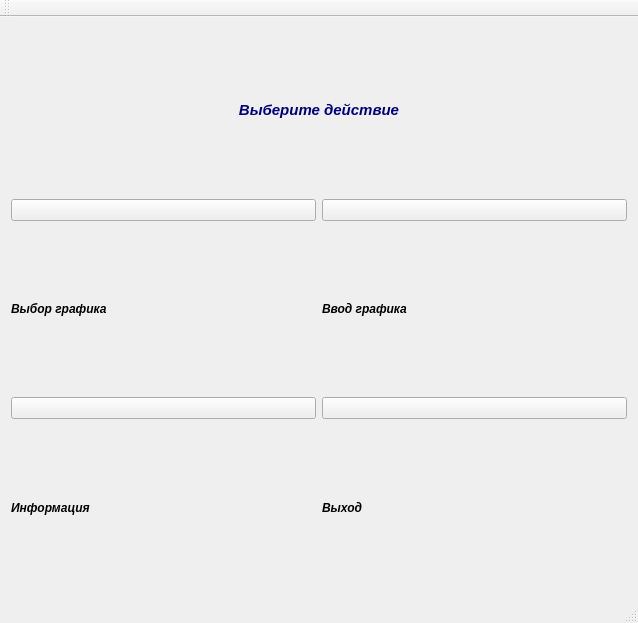
<?xml version="1.0" encoding="UTF-8"?>
<ui version="4.0">
 <class>MainWindow</class>
 <widget class="QMainWindow" name="MainWindow">
  <property name="geometry">
   <rect>
    <x>0</x>
    <y>0</y>
    <width>638</width>
    <height>623</height>
   </rect>
  </property>
  <property name="cursor">
   <cursorShape>CrossCursor</cursorShape>
  </property>
  <property name="windowTitle">
   <string>Главное меню</string>
  </property>
  <property name="iconSize">
   <size>
    <width>100</width>
    <height>150</height>
   </size>
  </property>
  <widget class="QWidget" name="centralWidget">
   <layout class="QGridLayout" name="gridLayout">
    <item row="0" column="0" colspan="2">
     <widget class="QLabel" name="label">
      <property name="font">
       <font>
        <family>Ubuntu</family>
        <weight>75</weight>
        <italic>true</italic>
        <bold>true</bold>
       </font>
      </property>
      <property name="text">
       <string>&lt;!DOCTYPE HTML PUBLIC &quot;-//W3C//DTD HTML 4.0//EN&quot; &quot;http://www.w3.org/TR/REC-html40/strict.dtd&quot;&gt;
&lt;html&gt;&lt;head&gt;&lt;meta name=&quot;qrichtext&quot; content=&quot;1&quot; /&gt;&lt;style type=&quot;text/css&quot;&gt;
p, li { white-space: pre-wrap; }
&lt;/style&gt;&lt;/head&gt;&lt;body style=&quot; font-family:'Ubuntu'; font-size:11pt; font-weight:600; font-style:italic;&quot;&gt;
&lt;p align=&quot;center&quot; style=&quot; margin-top:0px; margin-bottom:0px; margin-left:0px; margin-right:0px; -qt-block-indent:0; text-indent:0px;&quot;&gt;&lt;span style=&quot; color:#00007f;&quot;&gt;Выберите действие&lt;/span&gt;&lt;/p&gt;&lt;/body&gt;&lt;/html&gt;</string>
      </property>
     </widget>
    </item>
    <item row="1" column="0">
     <widget class="QPushButton" name="pushButton">
      <property name="text">
       <string/>
      </property>
      <property name="icon">
       <iconset resource="Res/Res.qrc">
        <normaloff>:/Res/220px-Par.png</normaloff>:/Res/220px-Par.png</iconset>
      </property>
      <property name="iconSize">
       <size>
        <width>270</width>
        <height>200</height>
       </size>
      </property>
     </widget>
    </item>
    <item row="1" column="1">
     <widget class="QPushButton" name="pushButton_2">
      <property name="text">
       <string/>
      </property>
      <property name="icon">
       <iconset resource="Res/Res.qrc">
        <normaloff>:/Res/2094_p8_2.png</normaloff>:/Res/2094_p8_2.png</iconset>
      </property>
      <property name="iconSize">
       <size>
        <width>300</width>
        <height>200</height>
       </size>
      </property>
     </widget>
    </item>
    <item row="2" column="0">
     <widget class="QLabel" name="label_2">
      <property name="font">
       <font>
        <weight>75</weight>
        <italic>true</italic>
        <bold>true</bold>
       </font>
      </property>
      <property name="text">
       <string>Выбор графика</string>
      </property>
     </widget>
    </item>
    <item row="2" column="1">
     <widget class="QLabel" name="label_3">
      <property name="font">
       <font>
        <weight>75</weight>
        <italic>true</italic>
        <bold>true</bold>
       </font>
      </property>
      <property name="text">
       <string>Ввод графика</string>
      </property>
     </widget>
    </item>
    <item row="3" column="0">
     <widget class="QPushButton" name="pushButton_4">
      <property name="text">
       <string/>
      </property>
      <property name="icon">
       <iconset resource="Res/Res.qrc">
        <normaloff>:/Res/information.png</normaloff>:/Res/information.png</iconset>
      </property>
      <property name="iconSize">
       <size>
        <width>250</width>
        <height>200</height>
       </size>
      </property>
     </widget>
    </item>
    <item row="4" column="0">
     <widget class="QLabel" name="label_4">
      <property name="font">
       <font>
        <weight>75</weight>
        <italic>true</italic>
        <bold>true</bold>
       </font>
      </property>
      <property name="text">
       <string>Информация</string>
      </property>
     </widget>
    </item>
    <item row="4" column="1">
     <widget class="QLabel" name="label_5">
      <property name="font">
       <font>
        <weight>75</weight>
        <italic>true</italic>
        <bold>true</bold>
       </font>
      </property>
      <property name="text">
       <string>Выход</string>
      </property>
     </widget>
    </item>
    <item row="3" column="1">
     <widget class="QPushButton" name="pushButton_3">
      <property name="text">
       <string/>
      </property>
      <property name="icon">
       <iconset resource="Res/Res.qrc">
        <normaloff>:/Res/1288364204.png</normaloff>:/Res/1288364204.png</iconset>
      </property>
      <property name="iconSize">
       <size>
        <width>300</width>
        <height>200</height>
       </size>
      </property>
     </widget>
    </item>
   </layout>
  </widget>
  <widget class="QMenuBar" name="menuBar">
   <property name="geometry">
    <rect>
     <x>0</x>
     <y>0</y>
     <width>638</width>
     <height>25</height>
    </rect>
   </property>
  </widget>
  <widget class="QToolBar" name="mainToolBar">
   <attribute name="toolBarArea">
    <enum>TopToolBarArea</enum>
   </attribute>
   <attribute name="toolBarBreak">
    <bool>false</bool>
   </attribute>
  </widget>
  <widget class="QStatusBar" name="statusBar"/>
 </widget>
 <layoutdefault spacing="6" margin="11"/>
 <resources>
  <include location="Res/Res.qrc"/>
 </resources>
 <connections/>
</ui>
